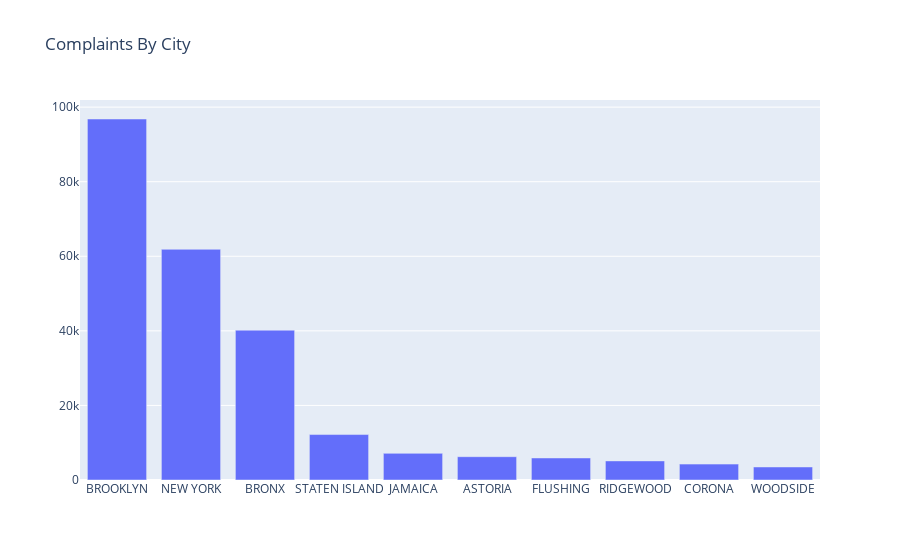

The notebook cell this image was saved under:
### Code cell
data = [go.Bar(
   x = city['city'],
   y = city['count']
)]
layout = go.Layout(
   {"title":"Complaints By City"})

fig = go.Figure(data=data, layout = layout)
iplot(fig)

### Figure 1 — Plotly figure (JSON) as saved in the notebook; plotly's stock layout.template omitted (floating-point values rounded to 4 significant figures)
{"data": [{"type": "bar", "x": ["BROOKLYN", "NEW YORK", "BRONX", "STATEN ISLAND", "JAMAICA", "ASTORIA", "FLUSHING", "RIDGEWOOD", "CORONA", "WOODSIDE"], "y": [96816, 61871, 40184, 12186, 7146, 6252, 5911, 5123, 4264, 3491]}], "layout": {"title": {"text": "Complaints By City"}}}
